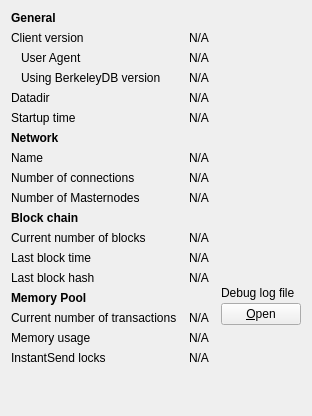
     <widget class="QWidget" name="tab_info">
      <attribute name="title">
       <string>&amp;Information</string>
      </attribute>
      <layout class="QGridLayout" name="gridLayout" columnstretch="0,1,0">
       <property name="horizontalSpacing">
        <number>12</number>
       </property>
       <item row="0" column="0">
        <widget class="QLabel" name="label_9">
         <property name="font">
          <font>
           <weight>75</weight>
           <bold>true</bold>
          </font>
         </property>
         <property name="text">
          <string>General</string>
         </property>
        </widget>
       </item>
       <item row="1" column="0">
        <widget class="QLabel" name="label_6">
         <property name="text">
          <string>Client version</string>
         </property>
        </widget>
       </item>
       <item row="1" column="1" colspan="2">
        <widget class="QLabel" name="clientVersion">
         <property name="cursor">
          <cursorShape>IBeamCursor</cursorShape>
         </property>
         <property name="text">
          <string>N/A</string>
         </property>
         <property name="textFormat">
          <enum>Qt::PlainText</enum>
         </property>
         <property name="textInteractionFlags">
          <set>Qt::LinksAccessibleByMouse|Qt::TextSelectableByKeyboard|Qt::TextSelectableByMouse</set>
         </property>
        </widget>
       </item>
       <item row="2" column="0">
        <widget class="QLabel" name="labelClientUserAgent">
         <property name="text">
          <string>User Agent</string>
         </property>
         <property name="indent">
          <number>10</number>
         </property>
        </widget>
       </item>
       <item row="2" column="1" colspan="2">
        <widget class="QLabel" name="clientUserAgent">
         <property name="cursor">
          <cursorShape>IBeamCursor</cursorShape>
         </property>
         <property name="text">
          <string>N/A</string>
         </property>
         <property name="textFormat">
          <enum>Qt::PlainText</enum>
         </property>
         <property name="textInteractionFlags">
          <set>Qt::LinksAccessibleByMouse|Qt::TextSelectableByKeyboard|Qt::TextSelectableByMouse</set>
         </property>
        </widget>
       </item>
       <item row="3" column="0">
        <widget class="QLabel" name="label_berkeleyDBVersion">
         <property name="text">
          <string>Using BerkeleyDB version</string>
         </property>
         <property name="indent">
          <number>10</number>
         </property>
        </widget>
       </item>
       <item row="3" column="1" colspan="2">
        <widget class="QLabel" name="berkeleyDBVersion">
         <property name="cursor">
          <cursorShape>IBeamCursor</cursorShape>
         </property>
         <property name="text">
          <string>N/A</string>
         </property>
         <property name="textFormat">
          <enum>Qt::PlainText</enum>
         </property>
         <property name="textInteractionFlags">
          <set>Qt::LinksAccessibleByMouse|Qt::TextSelectableByKeyboard|Qt::TextSelectableByMouse</set>
         </property>
        </widget>
       </item>
       <item row="4" column="0">
        <widget class="QLabel" name="label_12">
         <property name="text">
          <string>Datadir</string>
         </property>
        </widget>
       </item>
       <item row="4" column="1" colspan="2">
        <widget class="QLabel" name="dataDir">
         <property name="cursor">
          <cursorShape>IBeamCursor</cursorShape>
         </property>
         <property name="text">
          <string>N/A</string>
         </property>
         <property name="textFormat">
          <enum>Qt::PlainText</enum>
         </property>
         <property name="wordWrap">
          <bool>true</bool>
         </property>
         <property name="textInteractionFlags">
          <set>Qt::LinksAccessibleByMouse|Qt::TextSelectableByKeyboard|Qt::TextSelectableByMouse</set>
         </property>
        </widget>
       </item>
       <item row="5" column="0">
        <widget class="QLabel" name="label_13">
         <property name="text">
          <string>Startup time</string>
         </property>
        </widget>
       </item>
       <item row="5" column="1" colspan="2">
        <widget class="QLabel" name="startupTime">
         <property name="cursor">
          <cursorShape>IBeamCursor</cursorShape>
         </property>
         <property name="text">
          <string>N/A</string>
         </property>
         <property name="textFormat">
          <enum>Qt::PlainText</enum>
         </property>
         <property name="textInteractionFlags">
          <set>Qt::LinksAccessibleByMouse|Qt::TextSelectableByKeyboard|Qt::TextSelectableByMouse</set>
         </property>
        </widget>
       </item>
       <item row="6" column="0">
           <widget class="QLabel" name="labelNetwork">
               <property name="font">
                   <font>
                       <weight>75</weight>
                       <bold>true</bold>
                   </font>
               </property>
               <property name="text">
                   <string>Network</string>
               </property>
           </widget>
       </item>
       <item row="7" column="0">
        <widget class="QLabel" name="label_8">
         <property name="text">
          <string>Name</string>
         </property>
        </widget>
       </item>
       <item row="7" column="1" colspan="2">
        <widget class="QLabel" name="networkName">
         <property name="cursor">
          <cursorShape>IBeamCursor</cursorShape>
         </property>
         <property name="text">
          <string>N/A</string>
         </property>
         <property name="textFormat">
          <enum>Qt::PlainText</enum>
         </property>
         <property name="textInteractionFlags">
          <set>Qt::LinksAccessibleByMouse|Qt::TextSelectableByKeyboard|Qt::TextSelectableByMouse</set>
         </property>
        </widget>
       </item>
       <item row="8" column="0">
        <widget class="QLabel" name="label_7">
         <property name="text">
          <string>Number of connections</string>
         </property>
        </widget>
       </item>
       <item row="8" column="1" colspan="2">
        <widget class="QLabel" name="numberOfConnections">
         <property name="cursor">
          <cursorShape>IBeamCursor</cursorShape>
         </property>
         <property name="text">
          <string>N/A</string>
         </property>
         <property name="textFormat">
          <enum>Qt::PlainText</enum>
         </property>
         <property name="textInteractionFlags">
          <set>Qt::LinksAccessibleByMouse|Qt::TextSelectableByKeyboard|Qt::TextSelectableByMouse</set>
         </property>
        </widget>
       </item>
       <item row="9" column="0">
        <widget class="QLabel" name="masternodeCountLabel">
         <property name="text">
          <string>Number of Masternodes</string>
         </property>
        </widget>
       </item>
       <item row="9" column="1">
        <widget class="QLabel" name="masternodeCount">
         <property name="cursor">
          <cursorShape>IBeamCursor</cursorShape>
         </property>
         <property name="text">
          <string>N/A</string>
         </property>
         <property name="textFormat">
          <enum>Qt::PlainText</enum>
         </property>
         <property name="textInteractionFlags">
          <set>Qt::LinksAccessibleByMouse|Qt::TextSelectableByKeyboard|Qt::TextSelectableByMouse</set>
         </property>
        </widget>
       </item>
       <item row="10" column="0">
        <widget class="QLabel" name="label_10">
         <property name="font">
          <font>
           <weight>75</weight>
           <bold>true</bold>
          </font>
         </property>
         <property name="text">
          <string>Block chain</string>
         </property>
        </widget>
       </item>
       <item row="11" column="0">
        <widget class="QLabel" name="label_3">
         <property name="text">
          <string>Current number of blocks</string>
         </property>
        </widget>
       </item>
       <item row="11" column="1" colspan="2">
        <widget class="QLabel" name="numberOfBlocks">
         <property name="cursor">
          <cursorShape>IBeamCursor</cursorShape>
         </property>
         <property name="text">
          <string>N/A</string>
         </property>
         <property name="textFormat">
          <enum>Qt::PlainText</enum>
         </property>
         <property name="textInteractionFlags">
          <set>Qt::LinksAccessibleByMouse|Qt::TextSelectableByKeyboard|Qt::TextSelectableByMouse</set>
         </property>
        </widget>
       </item>
       <item row="12" column="0">
        <widget class="QLabel" name="labelLastBlockTime">
         <property name="text">
          <string>Last block time</string>
         </property>
        </widget>
       </item>
       <item row="12" column="1" colspan="2">
        <widget class="QLabel" name="lastBlockTime">
         <property name="cursor">
          <cursorShape>IBeamCursor</cursorShape>
         </property>
         <property name="text">
          <string>N/A</string>
         </property>
         <property name="textFormat">
          <enum>Qt::PlainText</enum>
         </property>
         <property name="textInteractionFlags">
          <set>Qt::LinksAccessibleByMouse|Qt::TextSelectableByKeyboard|Qt::TextSelectableByMouse</set>
         </property>
        </widget>
       </item>
       <item row="13" column="0">
        <widget class="QLabel" name="lastBlockHashLabel">
         <property name="text">
          <string>Last block hash</string>
         </property>
        </widget>
       </item>
       <item row="13" column="1">
        <widget class="QLabel" name="lastBlockHash">
         <property name="cursor">
          <cursorShape>IBeamCursor</cursorShape>
         </property>
         <property name="text">
          <string>N/A</string>
         </property>
         <property name="textFormat">
          <enum>Qt::PlainText</enum>
         </property>
         <property name="textInteractionFlags">
          <set>Qt::LinksAccessibleByMouse|Qt::TextSelectableByKeyboard|Qt::TextSelectableByMouse</set>
         </property>
        </widget>
       </item>
       <item row="14" column="0">
        <widget class="QLabel" name="labelMempoolTitle">
         <property name="font">
          <font>
           <weight>75</weight>
           <bold>true</bold>
          </font>
         </property>
         <property name="text">
          <string>Memory Pool</string>
         </property>
        </widget>
       </item>
       <item row="15" column="0">
        <widget class="QLabel" name="labelNumberOfTransactions">
         <property name="text">
          <string>Current number of transactions</string>
         </property>
        </widget>
       </item>
       <item row="15" column="1">
        <widget class="QLabel" name="mempoolNumberTxs">
         <property name="cursor">
          <cursorShape>IBeamCursor</cursorShape>
         </property>
         <property name="text">
          <string>N/A</string>
         </property>
         <property name="textFormat">
          <enum>Qt::PlainText</enum>
         </property>
         <property name="textInteractionFlags">
          <set>Qt::LinksAccessibleByMouse|Qt::TextSelectableByKeyboard|Qt::TextSelectableByMouse</set>
         </property>
        </widget>
       </item>
       <item row="16" column="0">
        <widget class="QLabel" name="labelMemoryUsage">
         <property name="text">
          <string>Memory usage</string>
         </property>
        </widget>
       </item>
       <item row="16" column="1">
        <widget class="QLabel" name="mempoolSize">
         <property name="cursor">
          <cursorShape>IBeamCursor</cursorShape>
         </property>
         <property name="text">
          <string>N/A</string>
         </property>
         <property name="textFormat">
          <enum>Qt::PlainText</enum>
         </property>
         <property name="textInteractionFlags">
          <set>Qt::LinksAccessibleByMouse|Qt::TextSelectableByKeyboard|Qt::TextSelectableByMouse</set>
         </property>
        </widget>
       </item>
       <item row="13" column="2" rowspan="3">
        <layout class="QVBoxLayout" name="verticalLayoutDebugButton">
         <property name="spacing">
          <number>3</number>
         </property>
         <item>
          <spacer name="verticalSpacer_2">
           <property name="orientation">
            <enum>Qt::Vertical</enum>
           </property>
           <property name="sizeHint" stdset="0">
            <size>
             <width>10</width>
             <height>5</height>
            </size>
           </property>
          </spacer>
         </item>
         <item>
          <widget class="QLabel" name="labelDebugLogfile">
           <property name="text">
            <string>Debug log file</string>
           </property>
          </widget>
         </item>
         <item>
          <widget class="QPushButton" name="openDebugLogfileButton">
           <property name="toolTip">
            <string>Open the %1 debug log file from the current data directory. This can take a few seconds for large log files.</string>
           </property>
           <property name="text">
            <string>&amp;Open</string>
           </property>
           <property name="autoDefault">
            <bool>false</bool>
           </property>
          </widget>
         </item>
        </layout>
       </item>
       <item row="18" column="0">
        <spacer name="verticalSpacer">
         <property name="orientation">
          <enum>Qt::Vertical</enum>
         </property>
         <property name="sizeHint" stdset="0">
          <size>
           <width>20</width>
           <height>40</height>
          </size>
         </property>
        </spacer>
       </item>
       <item row="17" column="0">
        <widget class="QLabel" name="labelInstantSendLockCount">
         <property name="text">
          <string>InstantSend locks</string>
         </property>
        </widget>
       </item>
       <item row="17" column="1">
        <widget class="QLabel" name="instantSendLockCount">
         <property name="cursor">
          <cursorShape>IBeamCursor</cursorShape>
         </property>
         <property name="text">
          <string>N/A</string>
         </property>
         <property name="textFormat">
          <enum>Qt::PlainText</enum>
         </property>
         <property name="textInteractionFlags">
          <set>Qt::LinksAccessibleByMouse|Qt::TextSelectableByKeyboard|Qt::TextSelectableByMouse</set>
         </property>
        </widget>
       </item>
      </layout>
     </widget>
